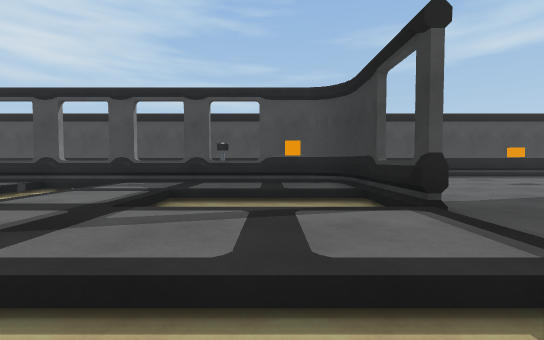
[1] (above)

20 first-person views from a walk through a scene from a Unity 3-D project. The camera is 1.2 m above the floor, tilts 2° down and sees 90° across. The floor is counted in squares, 2 m on a side. Each view is taken from the middle of a square. On the plan, view 1 faces up. The plan holds only what a view shows up to about 9 squares ahead; the rest is blank. The place goes on beyond the plan. The player character is not drawn. Door leaves are left out, so doorways stand open. Some surface patterns are stand-ins.

[2]
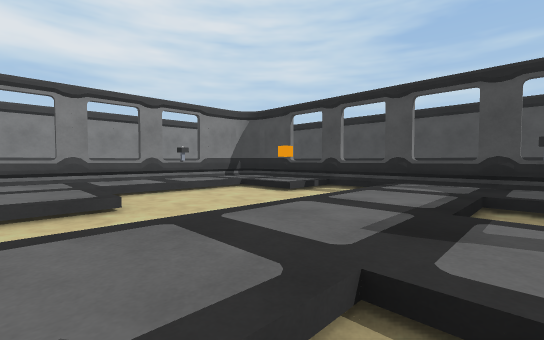

[3]
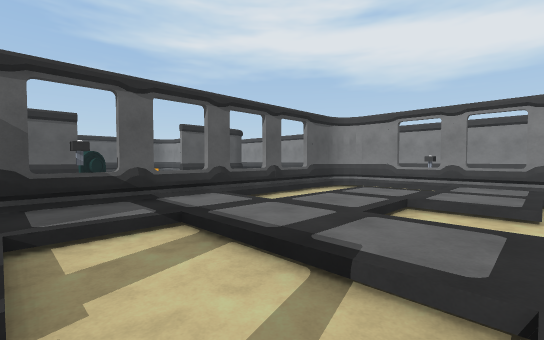

[4]
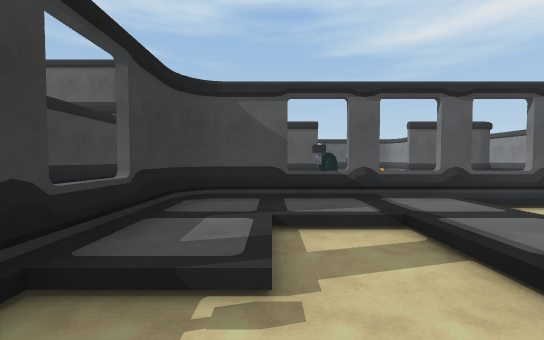

[5]
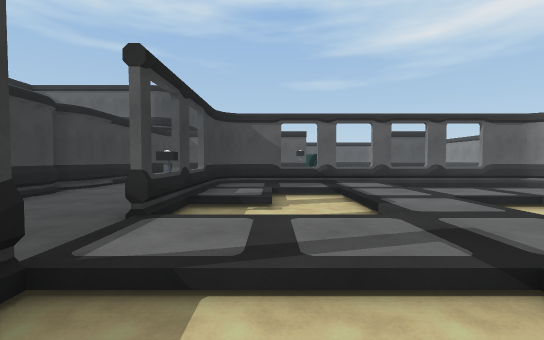

[6]
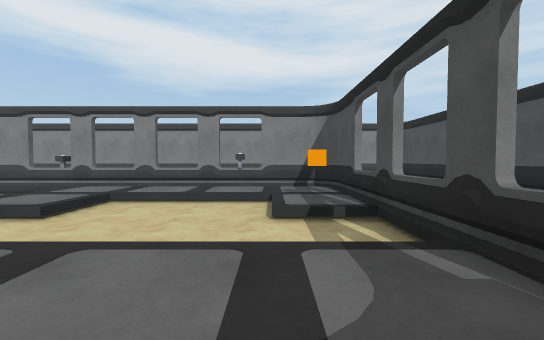

[7]
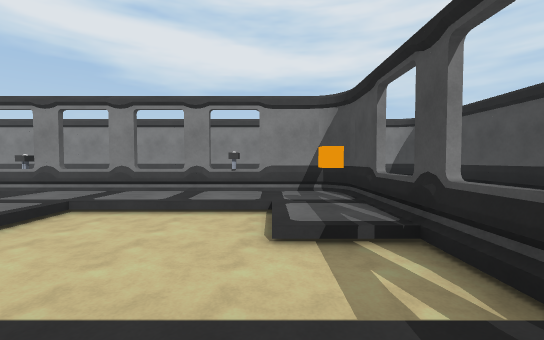

[8]
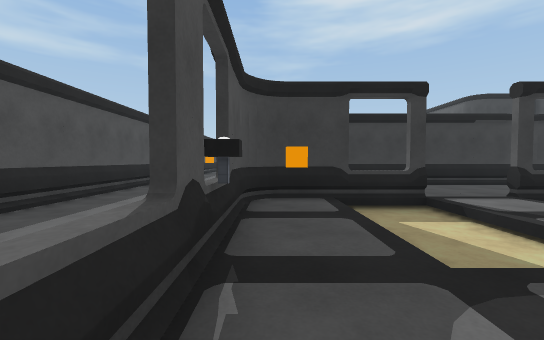

[9]
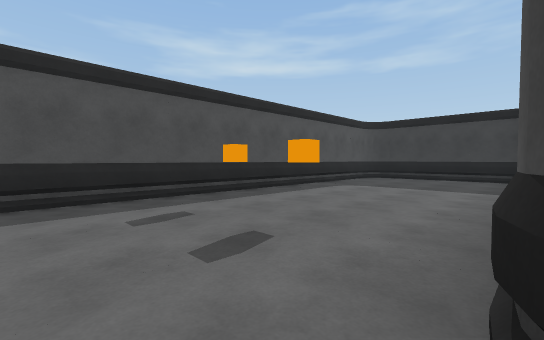

[10]
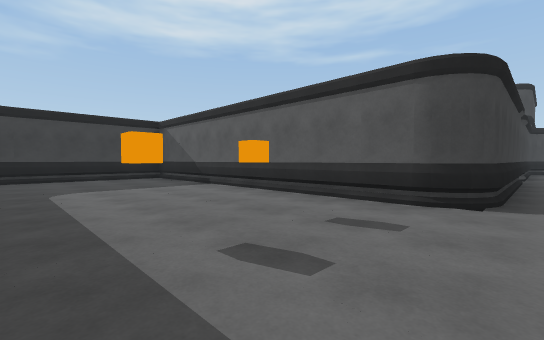

[11]
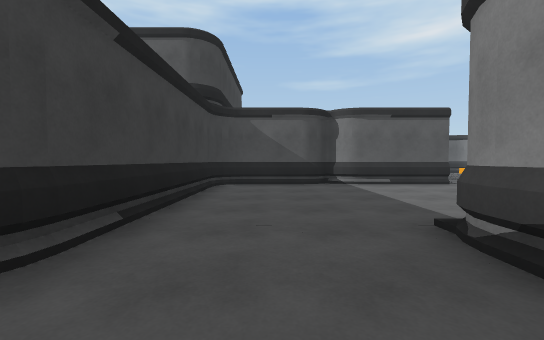

[12]
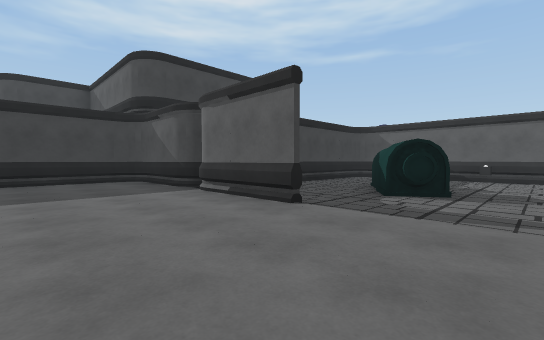

[13]
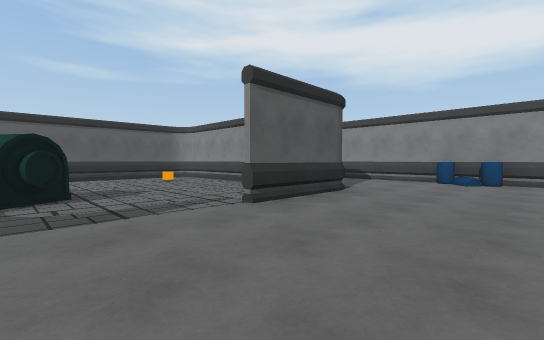

[14]
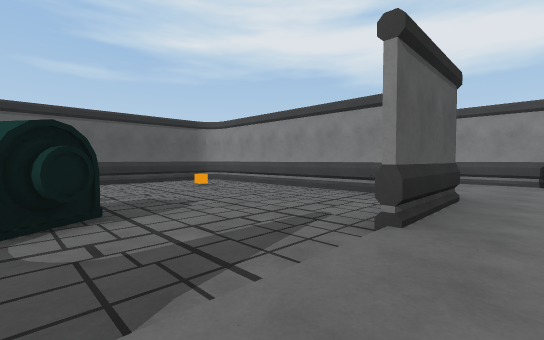

[15]
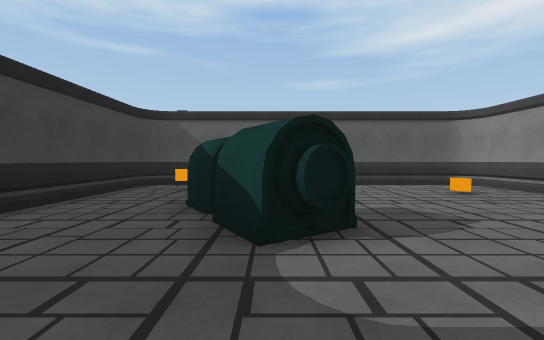

[16]
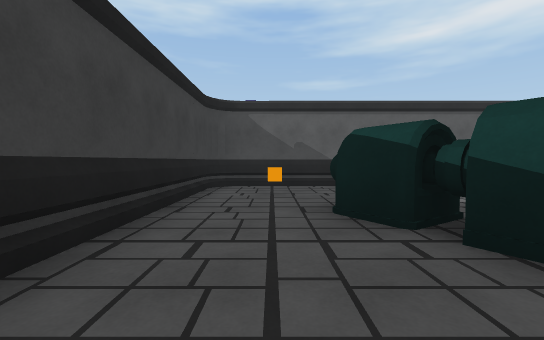

[17]
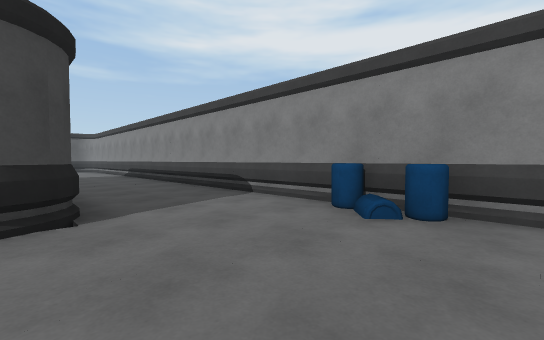

[18]
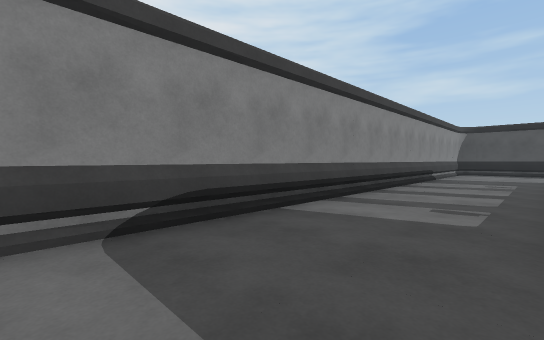

[19]
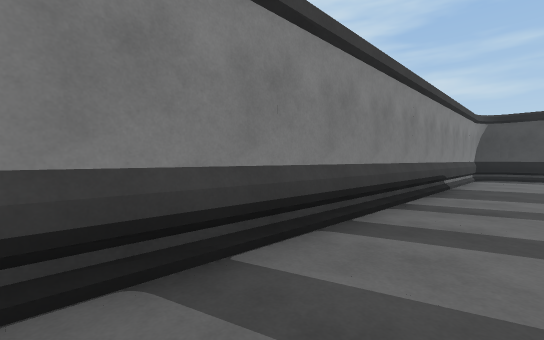

[20]
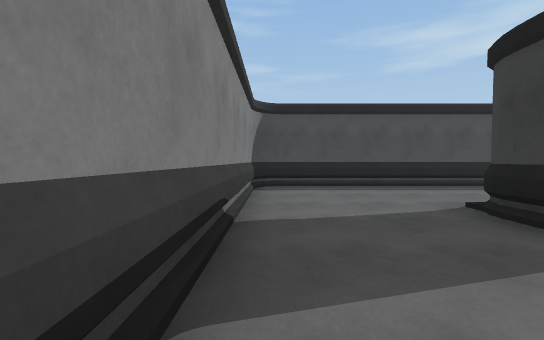

### Floor plan
Key: @ floor where view 1 was taken; # wall or solid block; . main floor; - floor 0.25 m lower than the main floor; / step, stairs or slope; = window, fence, low wall or low ledge; C orange cube; T turret; B barrel; O other object.
Columns run from 11 left of view 1 to 13 right of it. Each row starts with its distance up from view 1.
  9  ########################
  8 ##.....    .............#
  7 #.....    .... ..C......#
  6 #...###=#####  ..C......#
  5 #..##.C-/.T.# ..........#
  4 #..#.//-/.//#...#########
  3 #..#O/--/.--=...#
  2 #..#./--/.......#
  1 #..#.//-/.//#...#
  0 #..=...-/.-@#...#
 -1 #..T /....-/#...#
 -2 #..# ////.//#...#
 -3 #..####=#####...#
 -4 #.......  ......#
 -5 ##..............#
 -6  B..............#
 -7 #B..............#
 -8 #..####///#######
 -9 #..#-------- #
-10 #..#-----O---#
-11 #..#----OO---#
-12 #..#-----OO--#
-13 #..#-C-------#
-14 #..#-------C-#
-15   .#####O#####
-16             #

Positions as (right, up) in squares from view 1, and headings:
1: (0, 0), facing up
2: (-1, 0), facing up-left
3: (0, 1), facing down-left
4: (0, 1), facing down
5: (0, 4), facing down
6: (-1, 4), facing left
7: (-2, 4), facing left
8: (-3, 5), facing right
9: (4, 4), facing up-right
10: (4, 8), facing down-right
11: (3, -1), facing down
12: (-4, -5), facing down-right
13: (-2, -5), facing down-left
14: (-2, -7), facing down-left
15: (-2, -8), facing down
16: (0, -9), facing down
17: (-7, -5), facing down-left
18: (-8, -5), facing up-left
19: (-9, -2), facing up-left
20: (-10, 2), facing up
